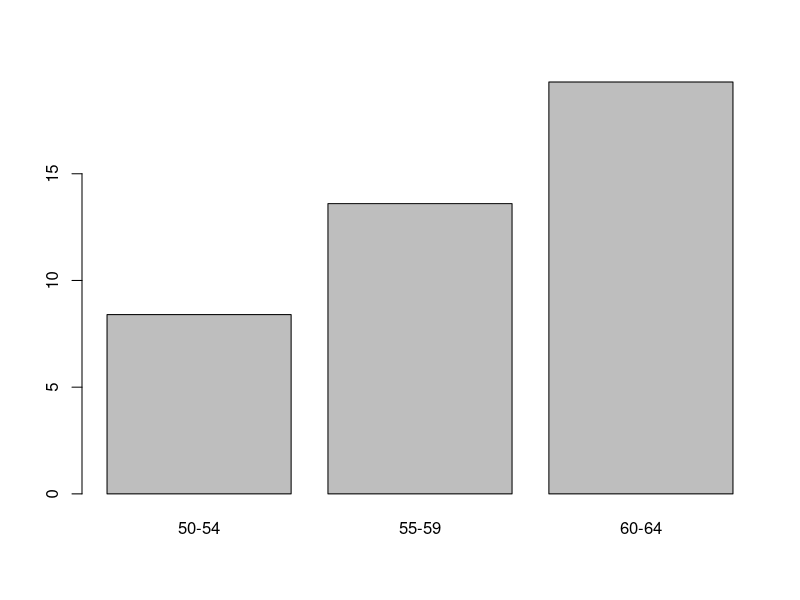
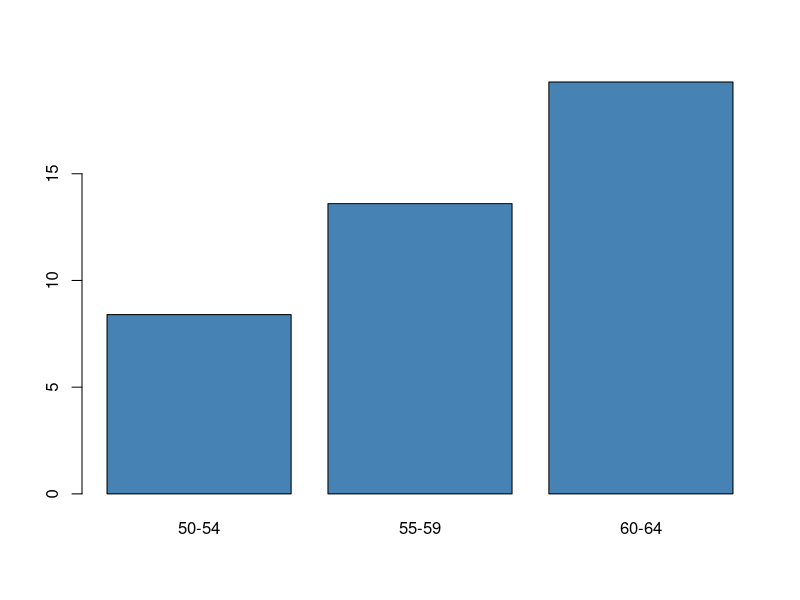
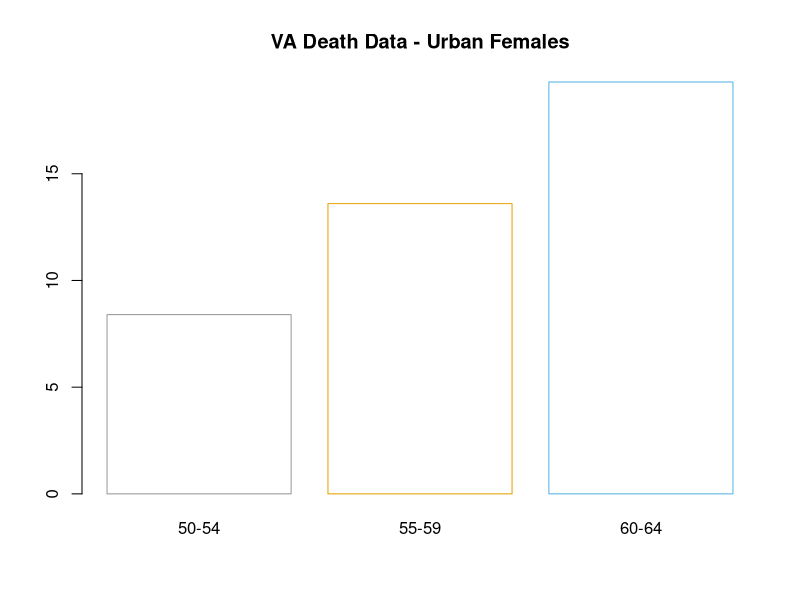

Source code (R) for these figures, in order:
## ---- chunk 1
knitr::opts_chunk$set(echo = TRUE)
## ---- chunk 2
x <- 1
x
y <- "single string"
y
## ---- chunk 3
numerical_list = c(0.75, 10, 8, 7, 5, 6.5)
numerical_list
## ---- chunk 4
list_of_strings <- c("Elo", "Charlie", "Molly", "Woody", "Monte", "Ben")
list_of_strings
## ---- chunk 5
data("VADeaths")
## ---- chunk 6
summary(VADeaths)
## ---- chunk 7
head(VADeaths)
## ---- chunk 8
VAsubsetUF <- VADeaths[1:3, "Urban Female"]
VAsubsetUF
## ---- chunk 9
barplot(VAsubsetUF)
## ---- chunk 10
barplot(VAsubsetUF, col = "steelblue")
## ---- chunk 11
barplot(VAsubsetUF, col = "white",
        border = c("#999999", "#E69F00", "#56B4E9"), 
        main = "VA Death Data - Urban Females")
## ---- chunk 12
mean(35, 64, 85)
## ---- chunk 13
?base::mean
## ---- chunk 14
?barplot
